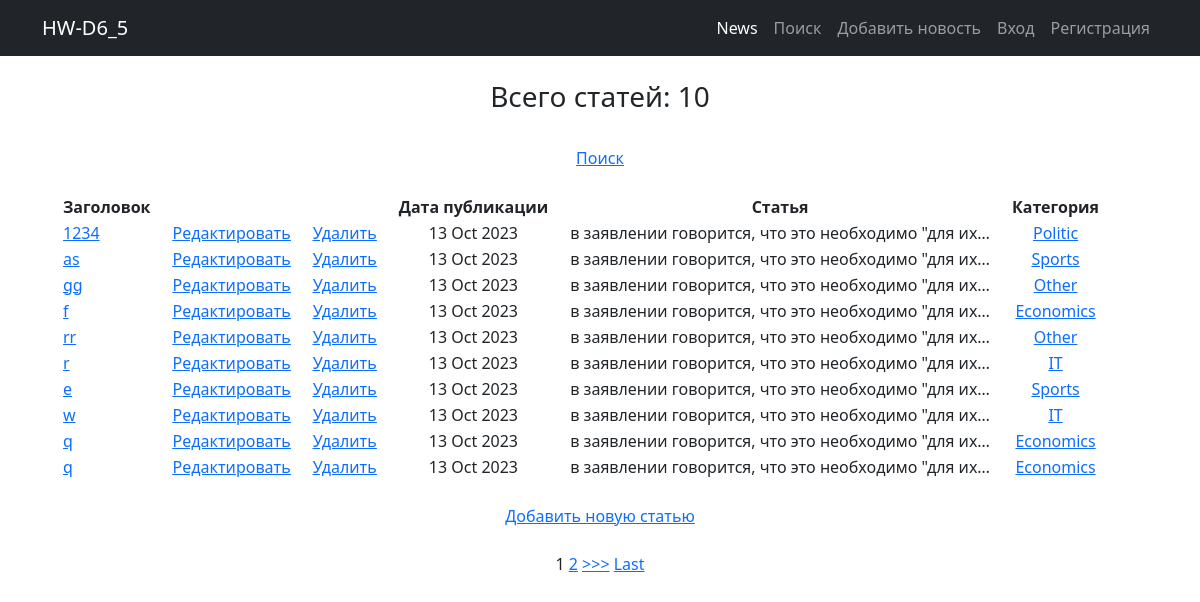
Page /news/ on the committed database.
### news/models.py (models this page shows, shortened)
class Post(models.Model):
    author = models.ForeignKey(Author, on_delete=models.CASCADE)
    NEWS = 'NW'
    ARTICLE = 'AR'
    CATEGORY_CHOICES = (
        (NEWS, 'Новость'),
        (ARTICLE, 'Статья')
    )
    categoryType = models.CharField(max_length=2, choices=CATEGORY_CHOICES, default=ARTICLE)
    dateCreation = models.DateTimeField(auto_now_add=True)
    postCategory = models.ManyToManyField(Category, through='PostCategory')
    title = models.CharField(max_length=128)
    text = models.TextField()
    rating = models.SmallIntegerField(default=0)

class Category(models.Model):
    name = models.CharField(max_length=64, unique=True)
    subscribers = models.ManyToManyField(User, blank=True) # подписчики

### news/views.py (the view)
# urls.py: path('', NewsList.as_view(), name='news_list'), # т.к. сам по себе это класс, то нам надо представить этот класс в виде view.
class NewsList(ListView):
    model = Post  # указываем модель, объекты которой мы будем выводить
    template_name = 'news.html'  # указываем имя шаблона, в котором будет лежать HTML,
    context_object_name = 'news'  # это имя списка, в котором будут лежать все объекты,
    ordering = ['-dateCreation'] # сортировка по дате публикации, сначала более новые /  queryset = Post.objects.order_by('-dateCreation')
    paginate_by = 10 # поставим постраничный вывод в один элемент

### news/templatetags/custom_filters.py (called while the page is built)
@register.filter(name='censor') # регистрируем наш фильтр под именем censor,
def censor(censor_text): # первый аргумент здесь — это то значение, к которому надо применить фильтр,
    for word in censor_words:
        censor_text = censor_text.lower().replace(word.lower(), '*censor*')  # переводим в строчные буквы, заменяем на *censor*
    return censor_text # возвращаемое функцией значение — это то значение, которое подставится к нам в шаблон

### templates/news.html (shortened to what this page needs)
{% extends 'flatpages/default.html' %}
{% load custom_filters %}
{% block content %}
    <br>
    <h3> Всего статей: {{ news|length }} </h3>
    <br>
    {% if news %}
        <a href="{% url 'post_search' %}"> Поиск</a>
        <br>
        <br>
        <table style="border-collapse: separate; border-spacing: 20px 0;">
            <tr>
                <td><strong>Заголовок</strong></td>
                <td></td>
                <td></td>
                <td><strong>Дата публикации</strong></td>
                <td><strong>Статья</strong></td>
                <td><strong>Категория</strong></td>
            </tr>
            {% for post in news %}
                <tr>
                    <td class="text-start">
                        <a href="{% url 'post_detail' post.id %}"> {{ post.title|censor|truncatechars:30  }}</a>
                    </td>
                    <td>
                        <a href="{% url 'post_update' post.id %}"><u>Редактировать</u></a>
                    </td>
                    <td>
                        <a href="{% url 'post_delete' post.id %}"><u> Удалить </u></a>
                    </td>
                    <td> {{ post.dateCreation|date:'d M Y' }} </td>
                    <td class="text-start"> {{ post.text|censor|truncatechars:50 }} </td>
                    <td>
                        {% for c in post.postCategory.all %}
                            <a href="{% url 'category' c.id %}">{{c.name}}</a>
                        {% endfor %}
                    </td>
                </tr>
            {% endfor %}
        </table>
        {% else %}
            <br>
            <h2>Статей нет!</h2>
    {% endif %}
    <br>
    <a href="{% url 'post_create' %}">Добавить новую статью</a> <br><br>
    {% if is_paginated %}
        {% for num in page_obj.paginator.page_range %}
            {% if page_obj.number == num %}
                <a>{{ num }}</a>
            {% elif num > page_obj.number|add:'-3' and num < page_obj.number|add:'3' %}
                <a href="?page={{ num }}">{{ num }}</a>
            {% endif %}
        {% endfor %}
        {% if page_obj.has_next %}
            <a href="?page={{ page_obj.next_page_number }}">>>></a>
            <a href="?page={{ page_obj.paginator.num_pages }}">Last</a>
        {% endif %}
    {% endif %}
{% endblock content %}

### templates/flatpages/default.html (shortened to what this page needs)
{% load static %}
<!DOCTYPE html>
<html lang="en">
    <head>
        <link href="{% static 'css/styles.css' %}" rel="stylesheet" />
    </head>
    <body>
        <nav class="navbar navbar-expand-lg navbar-dark bg-dark">
            <div class="container">
                <a class="navbar-brand" href="/news/">HW-D6_5</a>
                <div class="collapse navbar-collapse" id="navbarSupportedContent">
                    <ul class="navbar-nav ms-auto mb-2 mb-lg-0">
                        <li class="nav-item"><a class="nav-link active" aria-current="page" href="/news/">News</a></li>
                        <li class="nav-item"><a class="nav-link" aria-current="page" href="/news/search">Поиск</a>
                        <li class="nav-item"><a class="nav-link" aria-current="page" href="/news/add">Добавить новость</a></li>
                        {% if user.is_authenticated %}
                            <li class="nav-item"><a class="nav-link" aria-current="page" href="http://127.0.0.1:8000/">{{user.username}}</a></li>
                            <li class="nav-item"><a class="nav-link" aria-current="page" href="/sign/logout/">Выход</a></li>
                        {% else %}
                            <li class="nav-item"><a class="nav-link" aria-current="page" href="/sign/login/">Вход</a></li>
                            <li class="nav-item"><a class="nav-link" aria-current="page" href="/sign/signup/">Регистрация</a></li>
                        {% endif %}
                    </ul>
                </div>
            </div>
        </nav>
        <div class="container">
                <div class="row">
                    <div class="col-lg-12 text-center">
                        {% block content %}{% endblock content %}
                    </div>
                </div>
        </div>
    </body>
</html>

### rows in the picture
Post: title|censor "1234", dateCreation "13 Oct 2023", text|censor "в заявлении говорится, что это необходимо \"для их…"
Category: name "Politic"
Post: title|censor "as", dateCreation "13 Oct 2023", text|censor "в заявлении говорится, что это необходимо \"для их…"
Category: name "Sports"
Post: title|censor "gg", dateCreation "13 Oct 2023", text|censor "в заявлении говорится, что это необходимо \"для их…"
Category: name "Other"
Post: title|censor "f", dateCreation "13 Oct 2023", text|censor "в заявлении говорится, что это необходимо \"для их…"
Category: name "Economics"
Post: title|censor "rr", dateCreation "13 Oct 2023", text|censor "в заявлении говорится, что это необходимо \"для их…"
Post: title|censor "r", dateCreation "13 Oct 2023", text|censor "в заявлении говорится, что это необходимо \"для их…"
Category: name "IT"
Post: title|censor "e", dateCreation "13 Oct 2023", text|censor "в заявлении говорится, что это необходимо \"для их…"
Post: title|censor "w", dateCreation "13 Oct 2023", text|censor "в заявлении говорится, что это необходимо \"для их…"
Post: title|censor "q", dateCreation "13 Oct 2023", text|censor "в заявлении говорится, что это необходимо \"для их…"
Post: title|censor "q", dateCreation "13 Oct 2023", text|censor "в заявлении говорится, что это необходимо \"для их…"

### other values in the picture
{{ news|length }} "10"
{{ num }} "1"
{{ num }} "2"
